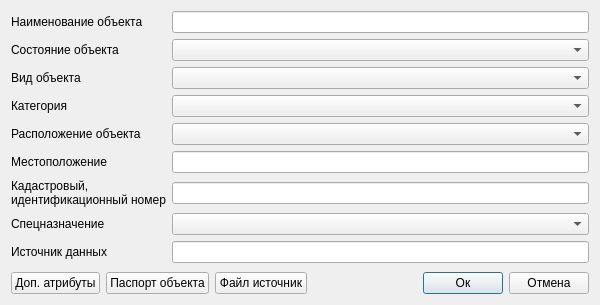
<?xml version="1.0" encoding="UTF-8"?>
<ui version="4.0">
 <class>Dialog</class>
 <widget class="QDialog" name="Dialog">
  <property name="geometry">
   <rect>
    <x>0</x>
    <y>0</y>
    <width>600</width>
    <height>305</height>
   </rect>
  </property>
  <property name="minimumSize">
   <size>
    <width>600</width>
    <height>305</height>
   </size>
  </property>
  <property name="windowTitle">
   <string>Газораспределительные сети</string>
  </property>
  <property name="accessibleName">
   <string notr="true">btnSave</string>
  </property>
  <layout class="QVBoxLayout" name="verticalLayout_2">
   <item>
    <layout class="QGridLayout" name="gridLayout_2">
     <item row="0" column="1">
      <layout class="QHBoxLayout" name="horizontalLayout_4">
       <item>
        <layout class="QGridLayout" name="gridLayout_3">
         <item row="0" column="0">
          <widget class="QLabel" name="label_9">
           <property name="text">
            <string>Наименование объекта</string>
           </property>
          </widget>
         </item>
         <item row="0" column="1">
          <widget class="QLineEdit" name="tbObjectIdentifier">
           <property name="clearButtonEnabled">
            <bool>true</bool>
           </property>
          </widget>
         </item>
         <item row="1" column="1">
          <widget class="QComboBox" name="cbObjectState">
           <property name="accessibleName">
            <string notr="true">cbPipeType</string>
           </property>
          </widget>
         </item>
         <item row="1" column="0">
          <widget class="QLabel" name="label_10">
           <property name="text">
            <string>Состояние объекта</string>
           </property>
          </widget>
         </item>
         <item row="2" column="0">
          <widget class="QLabel" name="label_11">
           <property name="text">
            <string>Вид объекта</string>
           </property>
          </widget>
         </item>
         <item row="2" column="1">
          <widget class="QComboBox" name="cbObjectType">
           <property name="accessibleName">
            <string notr="true">cbPipeType</string>
           </property>
          </widget>
         </item>
         <item row="3" column="1">
          <widget class="QComboBox" name="cbCategory">
           <property name="accessibleName">
            <string notr="true">cbPipeType</string>
           </property>
          </widget>
         </item>
         <item row="3" column="0">
          <widget class="QLabel" name="label_12">
           <property name="text">
            <string>Категория</string>
           </property>
          </widget>
         </item>
         <item row="4" column="0">
          <widget class="QLabel" name="label_22">
           <property name="text">
            <string>Расположение объекта</string>
           </property>
          </widget>
         </item>
         <item row="4" column="1">
          <widget class="QgsCheckableComboBox" name="cbObjectLocation">
           <property name="currentText">
            <string/>
           </property>
           <property name="defaultText">
            <string/>
           </property>
          </widget>
         </item>
         <item row="5" column="0">
          <widget class="QLabel" name="label_13">
           <property name="text">
            <string>Местоположение</string>
           </property>
          </widget>
         </item>
         <item row="5" column="1">
          <widget class="QLineEdit" name="tbLocation">
           <property name="clearButtonEnabled">
            <bool>true</bool>
           </property>
          </widget>
         </item>
         <item row="6" column="0">
          <widget class="QLabel" name="label_24">
           <property name="text">
            <string>Кадастровый, 
идентификационный номер</string>
           </property>
          </widget>
         </item>
         <item row="6" column="1">
          <widget class="QLineEdit" name="tbCadastralNumber">
           <property name="clearButtonEnabled">
            <bool>true</bool>
           </property>
          </widget>
         </item>
         <item row="7" column="0">
          <widget class="QLabel" name="label">
           <property name="text">
            <string>Спецназначение</string>
           </property>
          </widget>
         </item>
         <item row="7" column="1">
          <widget class="QComboBox" name="cbSpecialPurpose"/>
         </item>
         <item row="8" column="0">
          <widget class="QLabel" name="label_25">
           <property name="text">
            <string>Источник данных</string>
           </property>
          </widget>
         </item>
         <item row="8" column="1">
          <widget class="QLineEdit" name="tbDataSource">
           <property name="clearButtonEnabled">
            <bool>true</bool>
           </property>
          </widget>
         </item>
        </layout>
       </item>
      </layout>
     </item>
     <item row="3" column="1">
      <layout class="QHBoxLayout" name="horizontalLayout">
       <item>
        <widget class="QPushButton" name="btnAdditionalAttributes">
         <property name="text">
          <string>Доп. атрибуты</string>
         </property>
        </widget>
       </item>
       <item>
        <widget class="QPushButton" name="btnObjectPassport">
         <property name="text">
          <string>Паспорт объекта</string>
         </property>
        </widget>
       </item>
       <item>
        <widget class="QPushButton" name="btnDownloadFiles">
         <property name="text">
          <string>Файл источник</string>
         </property>
        </widget>
       </item>
       <item>
        <spacer name="horizontalSpacer">
         <property name="orientation">
          <enum>Qt::Horizontal</enum>
         </property>
         <property name="sizeHint" stdset="0">
          <size>
           <width>40</width>
           <height>20</height>
          </size>
         </property>
        </spacer>
       </item>
       <item>
        <widget class="QPushButton" name="btnOk">
         <property name="accessibleName">
          <string notr="true">btnSave</string>
         </property>
         <property name="text">
          <string>Ок</string>
         </property>
         <property name="default">
          <bool>true</bool>
         </property>
        </widget>
       </item>
       <item>
        <widget class="QPushButton" name="btnCancel">
         <property name="accessibleName">
          <string notr="true">btnCancel</string>
         </property>
         <property name="text">
          <string>Отмена</string>
         </property>
        </widget>
       </item>
      </layout>
     </item>
     <item row="2" column="1">
      <layout class="QHBoxLayout" name="horizontalLayout_2">
       <item>
        <spacer name="verticalSpacer">
         <property name="orientation">
          <enum>Qt::Vertical</enum>
         </property>
         <property name="sizeHint" stdset="0">
          <size>
           <width>20</width>
           <height>40</height>
          </size>
         </property>
        </spacer>
       </item>
      </layout>
     </item>
    </layout>
   </item>
  </layout>
 </widget>
 <customwidgets>
  <customwidget>
   <class>QgsCheckableComboBox</class>
   <extends>QComboBox</extends>
   <header>qgscheckablecombobox.h</header>
  </customwidget>
 </customwidgets>
 <tabstops>
  <tabstop>tbObjectIdentifier</tabstop>
  <tabstop>cbObjectState</tabstop>
  <tabstop>cbObjectType</tabstop>
  <tabstop>cbCategory</tabstop>
  <tabstop>cbObjectLocation</tabstop>
  <tabstop>tbLocation</tabstop>
  <tabstop>tbCadastralNumber</tabstop>
  <tabstop>cbSpecialPurpose</tabstop>
  <tabstop>tbDataSource</tabstop>
  <tabstop>btnAdditionalAttributes</tabstop>
  <tabstop>btnObjectPassport</tabstop>
  <tabstop>btnDownloadFiles</tabstop>
  <tabstop>btnOk</tabstop>
  <tabstop>btnCancel</tabstop>
 </tabstops>
 <resources/>
 <connections/>
</ui>
